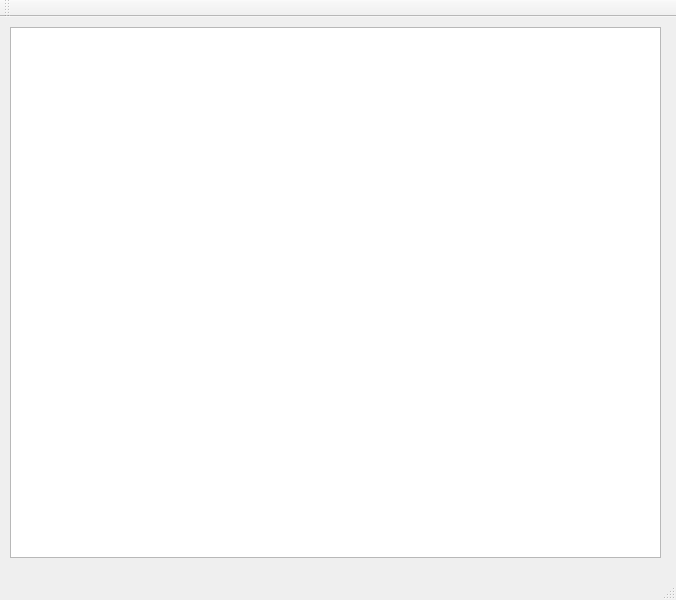
<?xml version="1.0" encoding="UTF-8"?>
<ui version="4.0">
 <class>MainWindow</class>
 <widget class="QMainWindow" name="MainWindow">
  <property name="geometry">
   <rect>
    <x>0</x>
    <y>0</y>
    <width>676</width>
    <height>600</height>
   </rect>
  </property>
  <property name="windowTitle">
   <string>MainWindow</string>
  </property>
  <widget class="QWidget" name="centralWidget">
   <widget class="QGraphicsView" name="graphicsView">
    <property name="geometry">
     <rect>
      <x>10</x>
      <y>10</y>
      <width>651</width>
      <height>531</height>
     </rect>
    </property>
   </widget>
  </widget>
  <widget class="QMenuBar" name="menuBar">
   <property name="geometry">
    <rect>
     <x>0</x>
     <y>0</y>
     <width>676</width>
     <height>21</height>
    </rect>
   </property>
  </widget>
  <widget class="QToolBar" name="mainToolBar">
   <attribute name="toolBarArea">
    <enum>TopToolBarArea</enum>
   </attribute>
   <attribute name="toolBarBreak">
    <bool>false</bool>
   </attribute>
  </widget>
  <widget class="QStatusBar" name="statusBar"/>
 </widget>
 <layoutdefault spacing="6" margin="11"/>
 <resources/>
 <connections/>
</ui>
